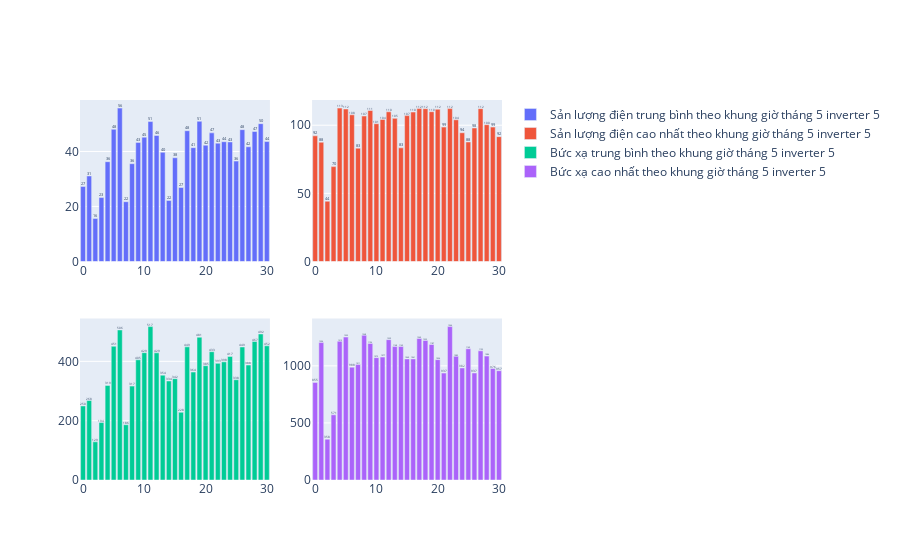

The notebook cell saved with this chart:
### Markdown cell above
Tháng 5 inverter 5

### Code cell
fig = go.Figure()
from plotly.subplots import make_subplots
fig = make_subplots(rows=2, cols=2)
fig.add_trace(go.Bar(
    x=df1_1.index,
    y=df1_1[df1_1['month']==5]['Total input power(kW)'],
    text=round(df1_1[df1_1['month']==5]['Total input power(kW)']),  # Set the text to the values of y
    textposition='auto',
    name="Sản lượng điện trung bình theo khung giờ tháng 5 inverter 5 ",), row=1, col=1)
fig.add_trace(go.Bar(
    x=df1_2.index,
    y=df1_2[df1_2['month']==5]['Total input power(kW)'],
    name="Sản lượng điện cao nhất theo khung giờ tháng 5 inverter 5",
    text=round(df1_2[df1_2['month']==5]['Total input power(kW)']),  # Set the text to the values of y
    textposition='auto',) ,row=1, col=2)
fig.add_trace(go.Bar(
    x=df1_3.index,
    y=df1_3[df1_3['month']==5]['Irradiance(W/㎡)'],
    name="Bức xạ trung bình theo khung giờ tháng 5 inverter 5",
    text=round(df1_3[df1_3['month']==5]['Irradiance(W/㎡)']),  # Set the text to the values of y
    textposition='auto',) ,row=2, col=1)
fig.add_trace(go.Bar(
    x=df1_4.index,
    y=df1_4[df1_4['month']==5]['Irradiance(W/㎡)'],
    name="Bức xạ cao nhất theo khung giờ tháng 5 inverter 5",
    text=round(df1_4[df1_4['month']==5]['Irradiance(W/㎡)']),  # Set the text to the values of y
    textposition='auto',) ,row=2, col=2)
fig . update_traces (
    showlegend = True 
    )
fig.update_xaxes(
    rangeslider_visible=False,
)
fig.show()

### Figure 1 — Plotly figure (JSON) as saved in the notebook; plotly's stock layout.template omitted (floating-point values rounded to 4 significant figures; data arrays with more than 128 entries replaced by an {"elided": "..."} marker saying what was removed)
{"data": [{"name": "Sản lượng điện trung bình theo khung giờ tháng 5 inverter 5 ", "showlegend": true, "text": [27, 31, 16, 23, 36, 48, 56, 22, 36, 43, 45, 51, 46, 40, 22, 38, 27, 48, 41, 51, 42, 47, 43, 44, 43, 36, 48, 42, 47, 50, 44], "textposition": "auto", "type": "bar", "x": {"elided": "175 int values"}, "xaxis": "x", "y": [27.3, 31.1, 15.65, 23.25, 36.28, 48.06, 55.77, 21.74, 35.56, 43.3, 45.2, 50.87, 45.8, 39.72, 22.19, 37.72, 26.9, 47.54, 41.38, 50.97, 42.28, 46.76, 43.02, 43.55, 43.47, 36.5, 47.92, 41.7, 47.25, 50.1, 43.6], "yaxis": "y"}, {"name": "Sản lượng điện cao nhất theo khung giờ tháng 5 inverter 5", "showlegend": true, "text": [92, 88, 44, 70, 113, 112, 108, 83, 107, 111, 101, 104, 110, 105, 83, 107, 110, 112, 112, 110, 112, 99, 112, 104, 94, 88, 98, 112, 100, 99, 92], "textposition": "auto", "type": "bar", "x": {"elided": "175 int values"}, "xaxis": "x2", "y": [92.21, 87.53, 44.25, 69.63, 112.6, 111.9, 107.6, 83.16, 106.7, 110.8, 101.1, 104.2, 109.8, 105.0, 83.4, 107.0, 109.7, 112.2, 112.1, 109.9, 111.7, 98.6, 112.2, 104.0, 94.47, 87.69, 97.96, 112.2, 100.4, 98.63, 91.61], "yaxis": "y2"}, {"name": "Bức xạ trung bình theo khung giờ tháng 5 inverter 5", "showlegend": true, "text": [250, 268, 129, 194, 319, 451, 506, 186, 317, 405, 429, 517, 429, 354, 334, 342, 228, 449, 364, 481, 385, 433, 393, 398, 417, 338, 449, 388, 467, 492, 452], "textposition": "auto", "type": "bar", "x": {"elided": "175 int values"}, "xaxis": "x3", "y": [249.7, 268.0, 128.8, 193.7, 319.0, 451.1, 505.9, 186.4, 316.6, 405.4, 429.3, 517.3, 428.8, 353.5, 333.9, 341.7, 228.3, 448.9, 364.0, 481.4, 385.3, 432.6, 393.4, 398.3, 416.8, 338.1, 448.5, 387.7, 466.9, 492.4, 452.5], "yaxis": "y3"}, {"name": "Bức xạ cao nhất theo khung giờ tháng 5 inverter 5", "showlegend": true, "text": [855, 1204, 358, 571, 1215, 1252, 988, 1011, 1268, 1196, 1072, 1077, 1229, 1168, 1169, 1060, 1061, 1240, 1222, 1187, 1054, 937, 1344, 1083, 982, 1149, 937, 1132, 1086, 976, 957], "textposition": "auto", "type": "bar", "x": {"elided": "175 int values"}, "xaxis": "x4", "y": [854.9, 1204.0, 357.6, 571, 1215.0, 1252.0, 988.2, 1011.0, 1268.0, 1196.0, 1072.0, 1077.0, 1229.0, 1168.0, 1169.0, 1060.0, 1061.0, 1240.0, 1222.0, 1187.0, 1054.0, 936.6, 1344.0, 1083.0, 981.5, 1149.0, 937.4, 1132.0, 1086.0, 976.3, 957.3], "yaxis": "y4"}], "layout": {"xaxis": {"anchor": "y", "domain": [0, 0.45], "rangeslider": {"visible": false}}, "xaxis2": {"anchor": "y2", "domain": [0.55, 1], "rangeslider": {"visible": false}}, "xaxis3": {"anchor": "y3", "domain": [0, 0.45], "rangeslider": {"visible": false}}, "xaxis4": {"anchor": "y4", "domain": [0.55, 1], "rangeslider": {"visible": false}}, "yaxis": {"anchor": "x", "domain": [0.575, 1]}, "yaxis2": {"anchor": "x2", "domain": [0.575, 1]}, "yaxis3": {"anchor": "x3", "domain": [0, 0.425]}, "yaxis4": {"anchor": "x4", "domain": [0, 0.425]}}}
